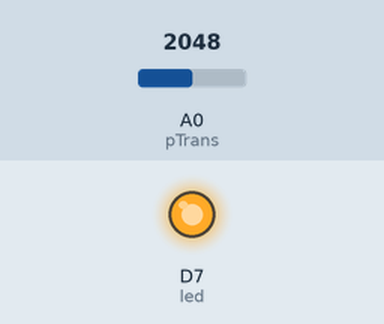
Recording of a sketch running on a simulated Particle Photon. On the bench: output pins drawn as LEDs (lit = HIGH). The inputs (shaded band) are chosen by the test bench; at power-on: A0 (pTrans) = 2048.

Above: at 15.0 s.
At 45.0 s:
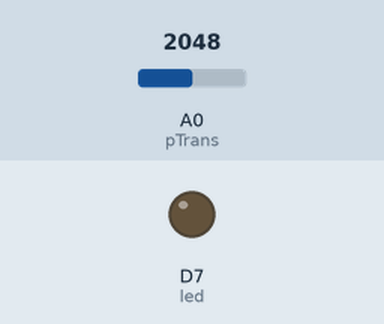
Timing chart, 0 to 78.0 s (numbered marks = the images above):
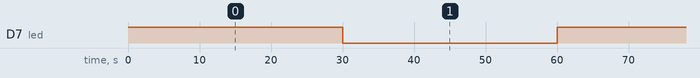

Measured:
- by itself, D7 (led): alternates HIGH for 30.0 s and LOW for 30.0 s

The sketch:

lumen_webhook.ino
```cpp
int led = D7;

int pTrans = A0;

void setup() {


  pinMode(led, OUTPUT);
  pinMode(pTrans,INPUT);

}


void loop() {

    digitalWrite(led, HIGH);
  String value = String(analogRead(pTrans));
  Particle.publish("temp",value,PRIVATE);
  delay(30000);

  digitalWrite(led,LOW);
  delay(30000);


}
```
